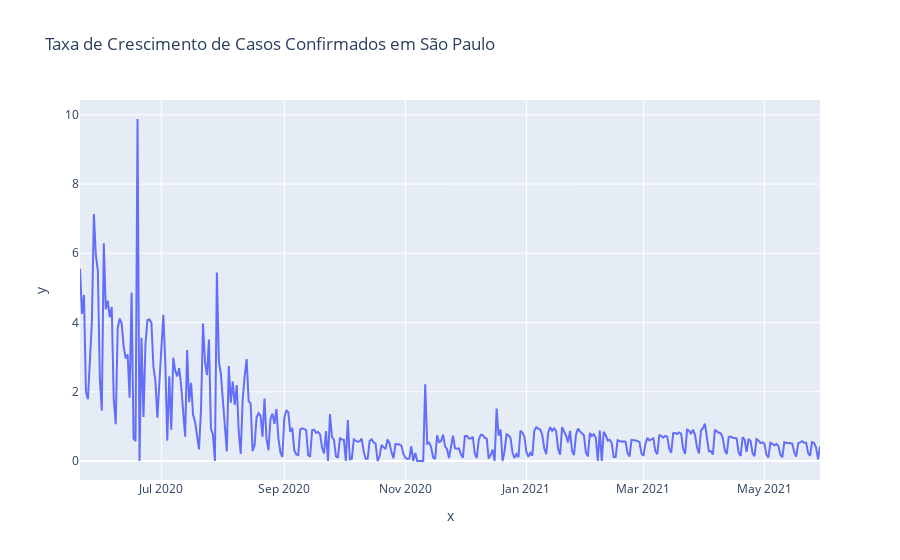

Write notebook code for a chart like this one.
### Code cell
primeiro_dia = sp.observationdate.loc[sp.confirmed > 0].min()

px.line(x=pd.date_range(primeiro_dia, brasil.observationdate.max())[1:],
        y=tx_dia, title='Taxa de Crescimento de Casos Confirmados em São Paulo')

### Figure 1 — Plotly figure (JSON) as saved in the notebook; plotly's stock layout.template omitted (floating-point values rounded to 4 significant figures; data arrays with more than 128 entries replaced by an {"elided": "..."} marker saying what was removed)
{"data": [{"hovertemplate": "x=%{x}<br>y=%{y}<extra></extra>", "legendgroup": "", "line": {"color": "#636efa", "dash": "solid"}, "marker": {"symbol": "circle"}, "mode": "lines", "name": "", "orientation": "v", "showlegend": false, "type": "scatter", "x": {"elided": "374 str values"}, "xaxis": "x", "y": {"elided": "374 float values"}, "yaxis": "y"}], "layout": {"legend": {"tracegroupgap": 0}, "title": {"text": "Taxa de Crescimento de Casos Confirmados em São Paulo"}, "xaxis": {"anchor": "y", "domain": [0, 1], "title": {"text": "x"}}, "yaxis": {"anchor": "x", "domain": [0, 1], "title": {"text": "y"}}}}
